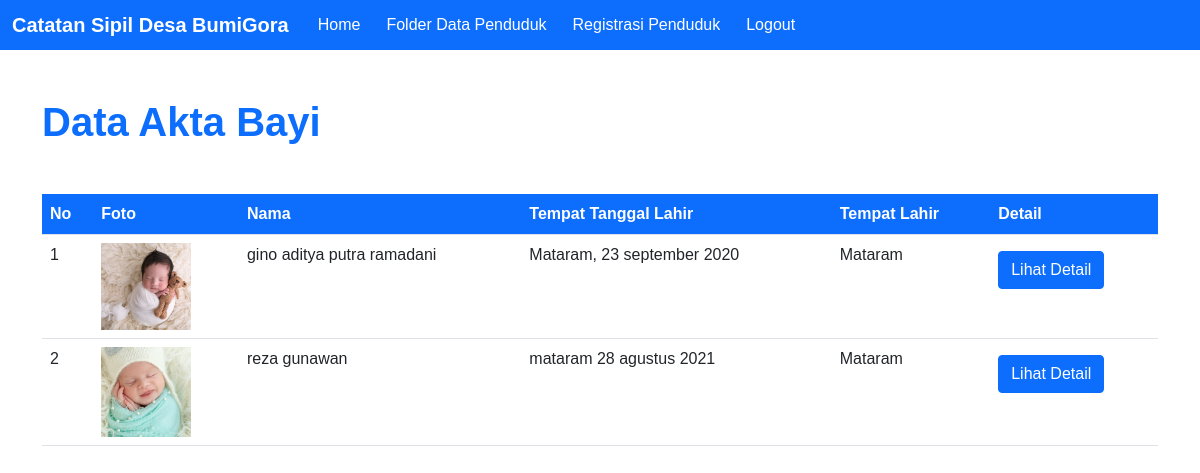
/admin/data_bayi.php (signed in), run on the app's committed database.
### tables this page shows
CREATE TABLE `data_bayi` (
  `id` int(11) NOT NULL,
  `nama_lengkap` varchar(225) NOT NULL,
  `jenis_kelamin` enum('laki-laki','perempuan') NOT NULL,
  `tempat_tgl_lahir` text NOT NULL,
  `tempat_dilahirkan` varchar(100) NOT NULL,
  `anak_keberapa` int(225) NOT NULL,
  `penolong_kelahiran` varchar(100) NOT NULL,
  `berat` tinyint(1) NOT NULL,
  `panjang` tinyint(1) NOT NULL,
  `foto` varchar(225) NOT NULL
);

### admin/function.php (called while the page is built, shortened)
<?php
$conn = mysqli_connect("localhost","root", "", "dukcapil");
function query($query){
  global $conn;
  $result = mysqli_query($conn, $query);
  $rows = [];
  while ($row  = mysqli_fetch_assoc($result) ) {
    $rows[] = $row;
  }
  return $rows;
}
?>

### admin/data_bayi.php (the view, shortened to what this page needs)
<?php
include 'header.php';
include 'function.php';
$data_bayi = query("SELECT * FROM data_bayi");
?>
<body>
  <div class="container mt-5">
    <h1 class="fw-bold text-primary">Data Akta Bayi </h1>
    <table class="table mt-5">
      <tr class="bg-primary text-white">
        <th scope="col">No</th>
        <th scope="col">Foto </th>
        <th scope="col">Nama</th>
        <th scope="col">Tempat Tanggal Lahir</th>
        <th scope="col">Tempat Lahir</th>
        <th scope="col">Detail</th>
      </tr>
      <?php $i = 1; foreach($data_bayi as $bayi) : ?>
      <tr>
        <td scope="col"><?= $i++; ?></td>
        <td scope="col"><img style="width: 90px;" src="../admin/foto_warga/<?= $bayi['foto']; ?>" alt="" srcset="">
        </td>
        <td scope="col"><?= $bayi["nama_lengkap"]; ?></td>
        <td scope="col"><?= $bayi["tempat_tgl_lahir"]; ?></td>
        <td scope="col"><?= $bayi["tempat_dilahirkan"]; ?></td>
        <td><a href="detail_bayi.php?id=<?= $bayi['id'] ?>" class="btn btn-primary mt-2">Lihat Detail</a></td>
      </tr>
      <?php endforeach; ?>
    </table>
  </div>
</body>

### css/sidebars.css (style rules this page uses)
body { min-height: 100vh; min-height: -webkit-fill-available; }
html { height: -webkit-fill-available; }

### style.css (style rules this page uses)
body { margin: 0px; padding: 0px; font-family: Arial, Helvetica, sans-serif; }

### data on the page
data_bayi: foto (picture), nama_lengkap "gino aditya putra ramadani", tempat_tgl_lahir "Mataram, 23 september 2020", tempat_dilahirkan "Mataram"
data_bayi: foto (picture), nama_lengkap "reza gunawan", tempat_tgl_lahir "mataram 28 agustus 2021", tempat_dilahirkan "Mataram"
